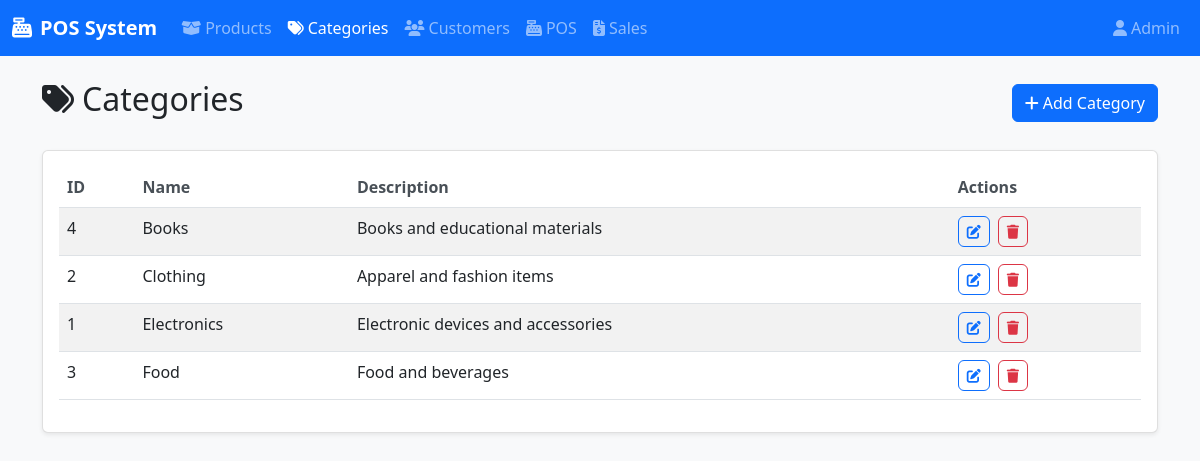
/?controller=Category&action=index, run on the app's committed database.
### tables this page shows
CREATE TABLE categories (
    id INT AUTO_INCREMENT PRIMARY KEY,
    name VARCHAR(255) NOT NULL,
    description TEXT,
    created_at TIMESTAMP DEFAULT CURRENT_TIMESTAMP,
    updated_at TIMESTAMP DEFAULT CURRENT_TIMESTAMP ON UPDATE CURRENT_TIMESTAMP
);

### includes/view_helper.php (called while the page is built, shortened)
<?php
function renderView($viewName, $data = [], $title = 'POS System') {
    extract($data);
    include 'views/' . $viewName . '.php';
    include 'views/layout.php';
}
?>

### controllers/CategoryController.php (called while the page is built, shortened)
<?php
require_once 'models/CategoryModel.php';
class CategoryController extends BaseController {
    private $categoryModel;
    public function __construct() {
        $this->categoryModel = new CategoryModel();
    }
    public function index() {
        $categories = $this->categoryModel->getAllCategories();
        $data = [
            'categories' => $categories
        ];
        $this->loadView('category/index', $data);
    }
}
?>

### config/database.php (called while the page is built, shortened)
<?php
function getConnection() {
    try {
        $conn = new mysqli(DB_HOST, DB_USER, DB_PASS, DB_NAME);
        return $conn;
    } catch (Exception $e) {
        die("Connection error: " . $e->getMessage());
    }
}
?>

### models/CategoryModel.php (called while the page is built, shortened)
<?php
require_once 'config/database.php';
class CategoryModel {
    private $conn;
    public function __construct() {
        $this->conn = getConnection();
    }
    public function getAllCategories() {
        $sql = "SELECT * FROM categories ORDER BY name";
        $result = $this->conn->query($sql);
        $categories = [];
        if ($result->num_rows > 0) {
            while($row = $result->fetch_assoc()) {
                $categories[] = $row;
            }
        }
        return $categories;
    }
}
?>

### views/category/index.php (the view)
<div class="d-flex justify-content-between align-items-center mb-4">
    <h2><i class="fas fa-tags me-2"></i>Categories</h2>
    <a href="?controller=Category&action=create" class="btn btn-primary">
        <i class="fas fa-plus me-1"></i>Add Category
    </a>
</div>
<div class="card">
    <div class="card-body">
        <div class="table-responsive">
            <table class="table table-striped table-hover">
                <thead>
                    <tr>
                        <th>ID</th>
                        <th>Name</th>
                        <th>Description</th>
                        <th>Actions</th>
                    </tr>
                </thead>
                <tbody>
                    <?php if (!empty($categories)): ?>
                        <?php foreach ($categories as $category): ?>
                            <tr>
                                <td><?php echo $category['id']; ?></td>
                                <td><?php echo htmlspecialchars($category['name']); ?></td>
                                <td><?php echo htmlspecialchars($category['description'] ?? ''); ?></td>
                                <td>
                                    <a href="?controller=Category&action=edit&id=<?php echo $category['id']; ?>"
                                       class="btn btn-sm btn-outline-primary me-1">
                                        <i class="fas fa-edit"></i>
                                    </a>
                                    <a href="?controller=Category&action=delete&id=<?php echo $category['id']; ?>"
                                       class="btn btn-sm btn-outline-danger"
                                       onclick="return confirm('Are you sure you want to delete this category?')">
                                        <i class="fas fa-trash"></i>
                                    </a>
                                </td>
                            </tr>
                        <?php endforeach; ?>
                    <?php else: ?>
                        <tr>
                            <td colspan="4" class="text-center">No categories found</td>
                        </tr>
                    <?php endif; ?>
                </tbody>
            </table>
        </div>
    </div>
</div>

### assets/css/style.css (style rules this page uses)
body { background-color: #f8f9fa; }
.card { box-shadow: 0 0.125rem 0.25rem rgba(0, 0, 0, 0.075); border: 1px solid rgba(0, 0, 0, 0.125); }
.table th { font-weight: 600; color: #495057; }
.btn { border-radius: 0.375rem; }
.btn-primary { background-color: #0d6efd; border-color: #0d6efd; }
.btn-outline-primary { color: #0d6efd; border-color: #0d6efd; }

### data on the page
categories: id "4", name "Books", description "Books and educational materials"
categories: id "2", name "Clothing", description "Apparel and fashion items"
categories: id "1", name "Electronics", description "Electronic devices and accessories"
categories: id "3", name "Food", description "Food and beverages"
